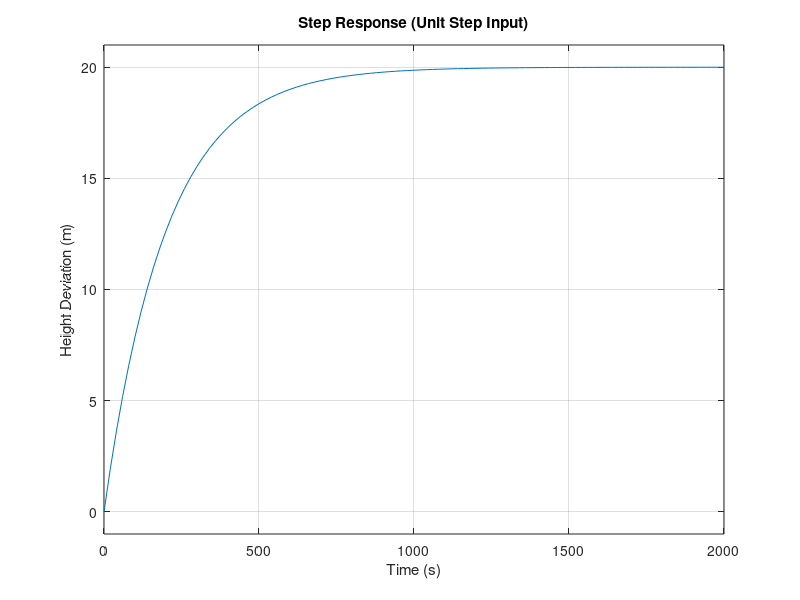

MATLAB code for this plot: (Note: this script raises an error after producing the figure.)
%% Open-Loop Analysis (Updated)
clear; clc; close all;

%% 1. Define System Model
% تابع تبدیل خطی شده حول نقطه کار h=10
% G(s) = 20 / (200s + 1)
num = [20];
den = [200 1];
sys = tf(num, den);

%% 2. Step Response (پاسخ پله)
figure(1);
% حذف ضریب 0.05 و استفاده از پله واحد (دامنه 1)
step(sys); 
grid on;
title('Step Response (Unit Step Input)');
ylabel('Height Deviation (m)');
xlabel('Time (s)');

% دریافت اطلاعات دقیق
info = stepinfo(sys);
disp('--- Step Response Info ---');
disp(['Final Value: ', num2str(20)]); % چون بهره 20 است
disp(['Settling Time: ', num2str(info.SettlingTime)]);
disp(['Rise Time: ', num2str(info.RiseTime)]);

%% 3. Impulse & Ramp Response (ضربه و شیب)
figure(2);

% الف) پاسخ ضربه
subplot(2, 1, 1);
impulse(sys);
grid on;
title('Impulse Response');
ylabel('Height Rate (m/s)');

% ب) پاسخ شیب (Ramp)
subplot(2, 1, 2);
t_ramp = 0:1:1000; 
u_ramp = t_ramp; % ورودی رمپ با شیب 1
[y_ramp, t_out] = lsim(sys, u_ramp, t_ramp);

plot(t_out, y_ramp, 'LineWidth', 2);
hold on;
% رسم خط ورودی برای مقایسه
plot(t_ramp, u_ramp, 'r--', 'LineWidth', 1); 
grid on;
title('Ramp Response (Linear Model)');
legend('System Output', 'Ramp Input');
xlabel('Time (s)');
ylabel('Height (m)');

% توضیحات در پنجره فرمان برای کاربر
disp('--- Ramp Analysis ---');
disp('Note: The huge output value in Ramp Response is mathematically correct due to Linear Model Gain (K=20).');
disp('In reality, the tank would overflow at 10m.');
